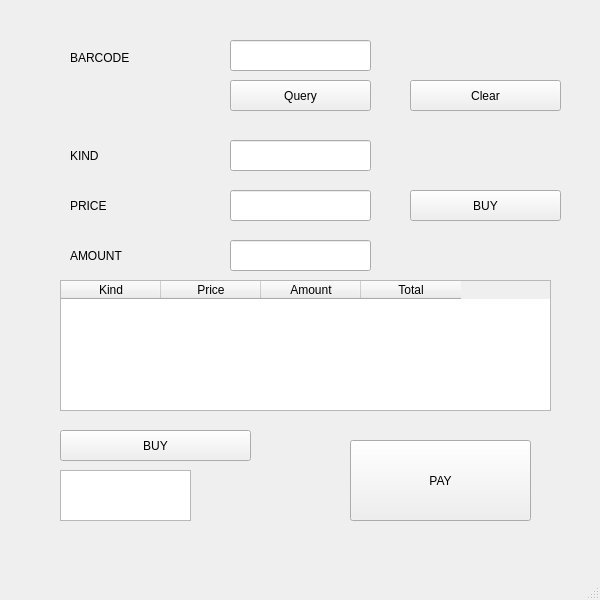
<?xml version="1.0" encoding="UTF-8"?>
<ui version="4.0">
 <class>MainWindow</class>
 <widget class="QMainWindow" name="MainWindow">
  <property name="geometry">
   <rect>
    <x>0</x>
    <y>0</y>
    <width>600</width>
    <height>600</height>
   </rect>
  </property>
  <property name="minimumSize">
   <size>
    <width>600</width>
    <height>600</height>
   </size>
  </property>
  <property name="maximumSize">
   <size>
    <width>600</width>
    <height>600</height>
   </size>
  </property>
  <property name="windowTitle">
   <string>                                                   CASH SECREEN</string>
  </property>
  <widget class="QWidget" name="centralwidget">
   <widget class="QLabel" name="label">
    <property name="geometry">
     <rect>
      <x>70</x>
      <y>42</y>
      <width>121</width>
      <height>31</height>
     </rect>
    </property>
    <property name="text">
     <string>BARCODE</string>
    </property>
   </widget>
   <widget class="QLineEdit" name="lineEdit">
    <property name="geometry">
     <rect>
      <x>230</x>
      <y>40</y>
      <width>141</width>
      <height>31</height>
     </rect>
    </property>
   </widget>
   <widget class="QPushButton" name="pushButton">
    <property name="geometry">
     <rect>
      <x>230</x>
      <y>80</y>
      <width>141</width>
      <height>31</height>
     </rect>
    </property>
    <property name="text">
     <string>Query</string>
    </property>
   </widget>
   <widget class="QPushButton" name="pushButton_2">
    <property name="geometry">
     <rect>
      <x>410</x>
      <y>80</y>
      <width>151</width>
      <height>31</height>
     </rect>
    </property>
    <property name="text">
     <string>Clear</string>
    </property>
   </widget>
   <widget class="QLineEdit" name="lineEdit_2">
    <property name="geometry">
     <rect>
      <x>230</x>
      <y>140</y>
      <width>141</width>
      <height>31</height>
     </rect>
    </property>
   </widget>
   <widget class="QLabel" name="label_2">
    <property name="geometry">
     <rect>
      <x>70</x>
      <y>140</y>
      <width>141</width>
      <height>31</height>
     </rect>
    </property>
    <property name="text">
     <string>KIND</string>
    </property>
   </widget>
   <widget class="QLineEdit" name="lineEdit_3">
    <property name="geometry">
     <rect>
      <x>230</x>
      <y>190</y>
      <width>141</width>
      <height>31</height>
     </rect>
    </property>
   </widget>
   <widget class="QLabel" name="label_3">
    <property name="geometry">
     <rect>
      <x>70</x>
      <y>190</y>
      <width>141</width>
      <height>31</height>
     </rect>
    </property>
    <property name="text">
     <string>PRICE</string>
    </property>
   </widget>
   <widget class="QLineEdit" name="lineEdit_4">
    <property name="geometry">
     <rect>
      <x>230</x>
      <y>240</y>
      <width>141</width>
      <height>31</height>
     </rect>
    </property>
   </widget>
   <widget class="QLabel" name="label_4">
    <property name="geometry">
     <rect>
      <x>70</x>
      <y>240</y>
      <width>141</width>
      <height>31</height>
     </rect>
    </property>
    <property name="text">
     <string>AMOUNT</string>
    </property>
   </widget>
   <widget class="QPushButton" name="pushButton_3">
    <property name="geometry">
     <rect>
      <x>410</x>
      <y>190</y>
      <width>151</width>
      <height>31</height>
     </rect>
    </property>
    <property name="text">
     <string>BUY</string>
    </property>
   </widget>
   <widget class="QTableWidget" name="tableWidget">
    <property name="geometry">
     <rect>
      <x>60</x>
      <y>280</y>
      <width>491</width>
      <height>131</height>
     </rect>
    </property>
    <column>
     <property name="text">
      <string>Kind</string>
     </property>
    </column>
    <column>
     <property name="text">
      <string>Price</string>
     </property>
    </column>
    <column>
     <property name="text">
      <string>Amount</string>
     </property>
    </column>
    <column>
     <property name="text">
      <string>Total</string>
     </property>
    </column>
   </widget>
   <widget class="QPushButton" name="pushButton_4">
    <property name="geometry">
     <rect>
      <x>60</x>
      <y>430</y>
      <width>191</width>
      <height>31</height>
     </rect>
    </property>
    <property name="text">
     <string>BUY</string>
    </property>
   </widget>
   <widget class="QTextBrowser" name="textBrowser">
    <property name="geometry">
     <rect>
      <x>60</x>
      <y>470</y>
      <width>131</width>
      <height>51</height>
     </rect>
    </property>
   </widget>
   <widget class="QPushButton" name="pushButton_5">
    <property name="geometry">
     <rect>
      <x>350</x>
      <y>440</y>
      <width>181</width>
      <height>81</height>
     </rect>
    </property>
    <property name="text">
     <string>PAY</string>
    </property>
   </widget>
  </widget>
  <widget class="QMenuBar" name="menubar">
   <property name="geometry">
    <rect>
     <x>0</x>
     <y>0</y>
     <width>600</width>
     <height>21</height>
    </rect>
   </property>
  </widget>
  <widget class="QStatusBar" name="statusbar"/>
 </widget>
 <resources/>
 <connections/>
</ui>
